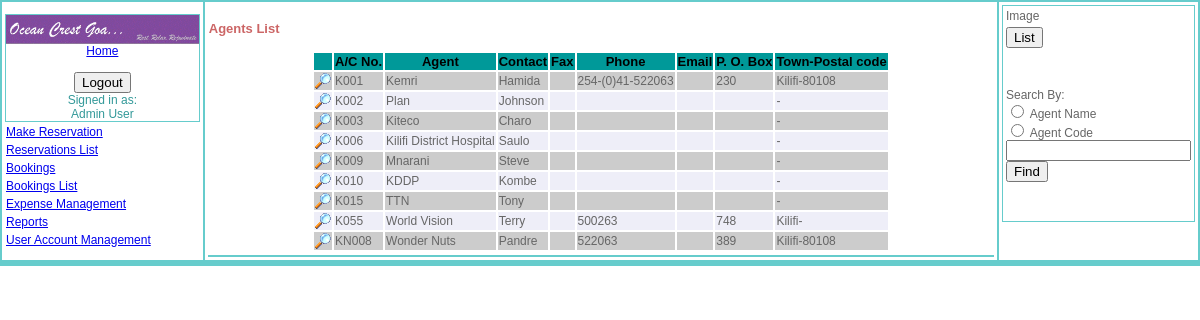
Page /agents_list.php (signed in) on the committed database.
### tables this page shows
CREATE TABLE `agents` (
  `agentid` int(11) NOT NULL auto_increment,
  `agentname` varchar(65) NOT NULL,
  `agents_ac_no` char(6) NOT NULL,
  `contact_person` varchar(65) default NULL,
  `telephone` varchar(21) default NULL,
  `fax` varchar(21) default NULL,
  `email` varchar(50) default NULL,
  `billing_address` varchar(15) default NULL,
  `town` varchar(35) default NULL,
  `postal_code` int(10) default NULL,
  `road_street` varchar(65) default NULL,
  `building` varchar(65) default NULL,
  `ratesid` int(11) default NULL,
  PRIMARY KEY  (`agentid`),
  UNIQUE KEY `agentcode` (`agents_ac_no`)
);

### queryfunctions.php (called while the page is built, shortened)
<?php
function mkr_query($strsql,$conn)
{
	$rs = mysql_query($strsql,$conn);
	return $rs;
}
function fetch_object($rs)
{
	return mysql_fetch_object($rs);
}
?>

### agents_list.php (the view, shortened to what this page needs)
<?php
include_once ("queryfunctions.php");
include_once ("functions.php");
?>
<!DOCTYPE html PUBLIC "-//W3C//DTD XHTML 1.0 Transitional//EN" "http://www.w3.org/TR/xhtml1/DTD/xhtml1-transitional.dtd">
<html xmlns="http://www.w3.org/1999/xhtml">
<head>
<link href="css/new.css" rel="stylesheet" type="text/css">
</head>
<body>
<form action="agents.php" method="post" enctype="multipart/form-data">
<table width="100%"  border="0" cellpadding="1" align="center" bgcolor="#66CCCC">
  <tr valign="top">
    <td width="17%" bgcolor="#FFFFFF">
	<table width="100%"  border="0" cellpadding="1">
	  <tr>
    <td width="15%" bgcolor="#66CCCC">
		<table cellspacing=0 cellpadding=0 width="100%" align="left" bgcolor="#FFFFFF">
      <tr><td width="110" align="center"><a href="index.php"><img src="images/OpenCrest.gif" width="100%" height="100%" border="0"/><br>
          Home</a></td>
      </tr>
      <tr><td>&nbsp; </td>
      </tr>
      <tr>
        <td align="center">
		</td></tr>
	  </table></td></tr>
		<?php require_once("menu_header.php"); ?>
    </table>
	</td>
    <td width="67%" bgcolor="#FFFFFF"><table width="100%"  border="0" cellpadding="1">
      <tr>
        <td align="center"></td>
      </tr>
      <tr>
        <td>
		<h2>Agents List </h2>
		</td>
      </tr>
      <tr>
        <td><div id="Requests">
		<?php
			$conn=db_connect(HOST,USER,PASS,DB,PORT);
			$sql="Select agentname,agents_ac_no,contact_person,telephone,fax,email,billing_address,town,postal_code,road_street,building From agents";
			$results=mkr_query($sql,$conn);
			echo "<table align=\"center\">";
			echo "<tr bgcolor=\"#009999\">
				<th></th>
				<th>A/C No.</th>
				<th>Agent</th>
				<th>Contact</th>
				<th>Fax</th>
				<th>Phone</th>
				<th>Email</th>
				<th>P. O. Box</th>
				<th>Town-Postal code</th>
				</tr>";
			while ($agent = fetch_object($results)) {
				$j++;
				if($j%2==1){
					echo "<tr id=\"row$j\" onmouseover=\"javascript:setColor('$j')\" onmouseout=\"javascript:origColor('$j')\" bgcolor=\"#CCCCCC\">";
					}else{
					echo "<tr id=\"row$j\" onmouseover=\"javascript:setColor('$j')\" onmouseout=\"javascript:origColor('$j')\" bgcolor=\"#EEEEF8\">";
				}
					echo "<td><a href=\"agents.php?search=$agent->agents_ac_no\"><img src=\"images/button_view.png\" width=\"16\" height=\"16\" border=\"0\" title=\"View\"/></a></td>";
					echo "<td>" . $agent->agents_ac_no . "</td>";
					echo "<td>" . $agent->agentname . "</td>";
					echo "<td>" . $agent->contact_person . "</td>";
					echo "<td>" . $agent->fax . "</td>";
					echo "<td>" . $agent->telephone . "</td>";
					echo "<td>" . $agent->email . "</td>";
					echo "<td>" . $agent->billing_address . "</td>";
					echo "<td>" . $agent->town . '-' . $agent->postal_code . "</td>";
				echo "</tr>";
			}
			echo "</table>";
		?>
		</div></td>
      </tr>
	  <tr bgcolor="#66CCCC" >
        <td align="left"><div id="RequestDetails"></div>
		</td>
      </tr>
    </table></td>
	<td width="16%" bgcolor="#FFFFFF">
	<table width="100%"  border="0" cellpadding="1">
	  <tr>
    <td width="15%" bgcolor="#66CCCC">
	<table width="100%"  border="0" cellpadding="1" bgcolor="#FFFFFF">
       <tr>
        <td>Image</td>
      </tr>
	  <tr>
        <td><input type="button" name="Submit" value="List" onclick="self.location='agents_list.php'"/></td>
	  </tr>
      <tr>
        <td>&nbsp;</td>
      </tr>
      <tr>
        <td>&nbsp;</td>
      </tr>
      <tr>
        <td>
            <label> Search By:<br />
            <input type="radio" name="optFind" value="Name" />
        Agent Name</label>
            <br />
            <label>
            <input type="radio" name="optFind" value="Payrollno" />
        Agent Code </label>
            <br>
        <input type="text" name="search" width="100" /><br>
        <input type="submit" name="Submit" value="Find"/>
        </td>
      </tr>
      <tr>
        <td>&nbsp;</td>
      </tr>
      <tr>
        <td>&nbsp;</td>
      </tr>
    </table>
	</td></tr></table>
	</td>
  </tr>
   <?php require_once("footer1.php"); ?>
</table>
</form>
</body>
</html>

### css/new.css (style rules this page uses)
body { background-color: White; font: 12px Verdana, Geneva, Arial, Helvetica, sans-serif; color: #666666; margin: 0px 0px 0px 0px; border: none; }
td, p, ul,ol { font-family: Verdana, Geneva, Arial, Helvetica, sans-serif; font-size: 12px; }
th { color: #000000; font-size: 13px; }
h2 { color: #CC6666; font-size:13px; }

### rows in the picture
agents: agents_ac_no "K001", agentname "Kemri", contact_person "Hamida", telephone "254-(0)41-522063", billing_address "230", town "Kilifi", postal_code "80108"
agents: agents_ac_no "K002", agentname "Plan", contact_person "Johnson"
agents: agents_ac_no "K003", agentname "Kiteco", contact_person "Charo"
agents: agents_ac_no "K006", agentname "Kilifi District Hospital", contact_person "Saulo"
agents: agents_ac_no "K009", agentname "Mnarani", contact_person "Steve"
agents: agents_ac_no "K010", agentname "KDDP", contact_person "Kombe"
agents: agents_ac_no "K015", agentname "TTN", contact_person "Tony"
agents: agents_ac_no "K055", agentname "World Vision", contact_person "Terry", telephone "500263", billing_address "748", town "Kilifi"
agents: agents_ac_no "KN008", agentname "Wonder Nuts", contact_person "Pandre", telephone "522063", billing_address "389", town "Kilifi", postal_code "80108"

### other values in the picture
$_SESSION["employee"] "Admin User"
